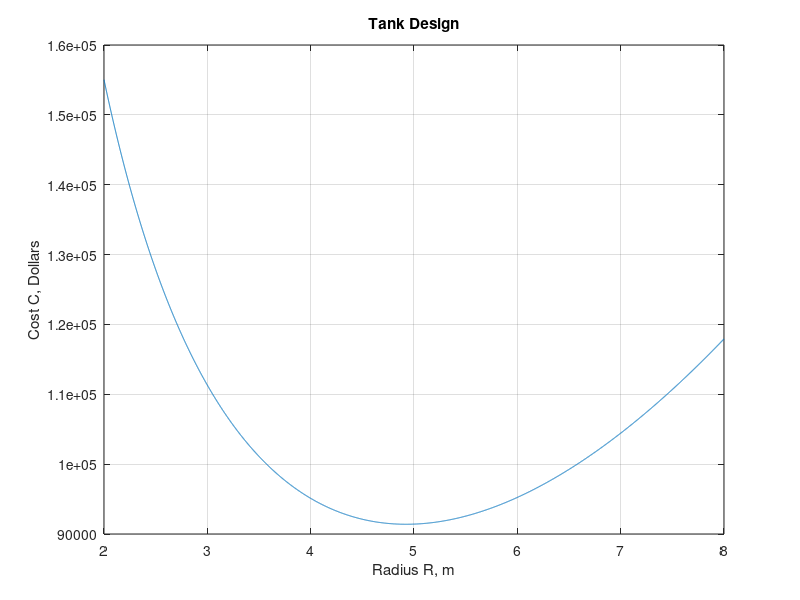

The MATLAB script that drew this image:
clc; clear; close all;
% Compute H & C as functions of R
R = 2:0.001:8;
H = 500./(pi*R.^2) - 2*R/3; % Height H
C = 300*2*pi*R.*H + 400*2*pi*R.^2; % Cost
% Plot cost vs radius
plot(R,C);
title('Tank Design');
xlabel('Radius R, m');
ylabel('Cost C, Dollars');
grid on;
% Compute and display minimum cost, corresponding H & R
[Cmin, kmin] = min(C);
Costmin = Cmin
Rmin = R(kmin)
Hmin = H(kmin)
